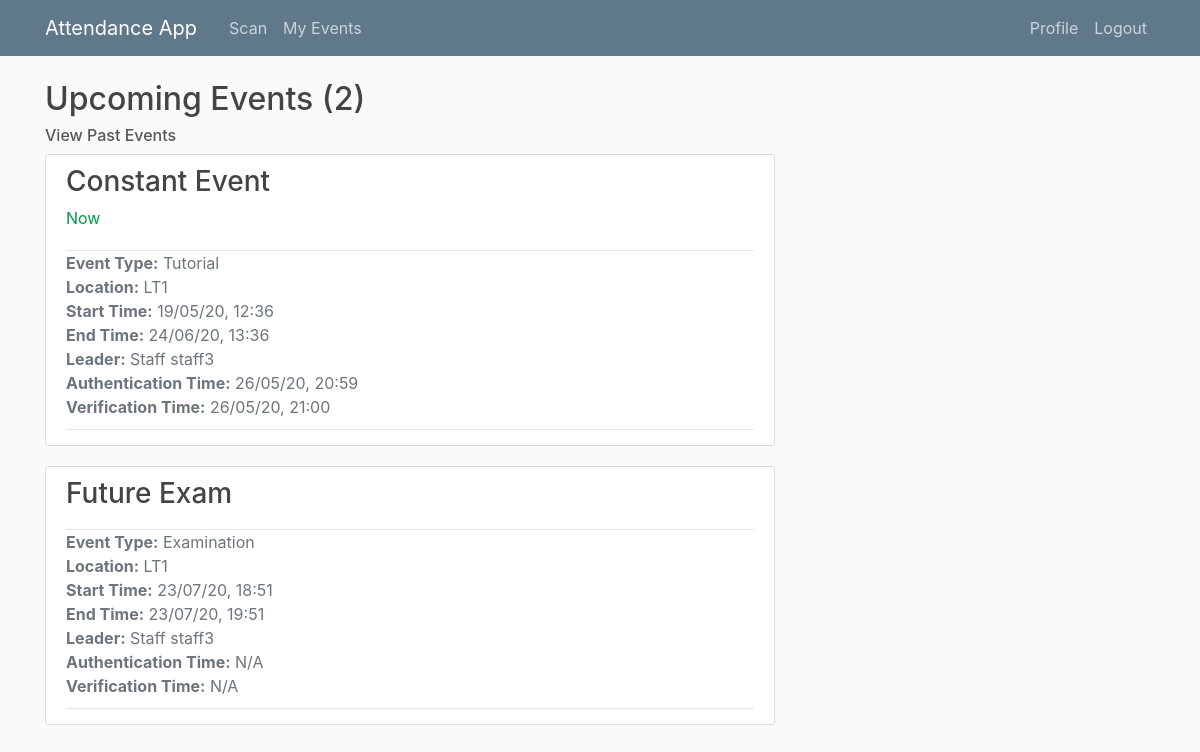
/events/ (signed in), run on the app's committed database.
### main/models.py (models this page shows, shortened)
class Event(models.Model):
    EVENT_TYPES = (
        ('LE', 'Lecture'),
        ('EX', 'Examination'),
        ('TU', 'Tutorial'),
        ('SG', 'Study Group')
    )
    title = models.CharField(max_length = 100)
    event_type = models.CharField(max_length=2, choices=EVENT_TYPES) # Lecture, tutorial, exam or study group
    start_time = models.DateTimeField(default = timezone.now)
    end_time = models.DateTimeField(default = one_hour_ahead)
    location = models.CharField(max_length = 100, null = True)
    leader = models.ForeignKey(Staff, on_delete=models.CASCADE, related_name = 'staff_leader') # Leader must be a staff member
    attendees = models.ManyToManyField(Student, related_name='student_attendees')
    auth_uuid = models.UUIDField(default=uuid.uuid4, editable = False) # Generates authentication hash
    register_taken = models.BooleanField(default = False)
    def happening_now(self):
        if timezone.now() >= self.start_time and timezone.now() < self.end_time:
            return True
        else:
            return False

class Attendance(models.Model):
    student = models.ForeignKey(Student, on_delete=models.CASCADE) # if student is deleted, attendance authentications should be deleted too
    event = models.ForeignKey(Event, on_delete=models.CASCADE) # if event is deleted, attendance authentications should be deleted too
    auth_time = models.DateTimeField(null=True)

class Verification(models.Model):
    event = models.ForeignKey(Event, on_delete=models.CASCADE, related_name='event_to_verify') # if event is deleted, attendance verifications should also be deleted
    student = models.ForeignKey(Student, on_delete=models.CASCADE)
    verification_time = models.DateTimeField(null=True)

### users/models.py (models this page shows, shortened)
class Staff(models.Model):
    user = models.OneToOneField(User,  on_delete=models.CASCADE) # Each Staff object maps to one account and vice versa
    def __str__(self):
        return f'Staff {self.user.username}'
    class Meta:
        verbose_name_plural = 'Staff' # otherwise default in admin page would be 'Staffs'

class Student(models.Model):
    user = models.OneToOneField(User,  on_delete=models.CASCADE) # Each Student object maps to one account and vice versa
    cid = models.AutoField(primary_key=True) # CIDs have 8 digits
    course = models.CharField(max_length=50, null = True)
    year = models.IntegerField(null=True)

### main/views.py (the view)
# urls.py: path('events/', EventListView.as_view(), name='my-events'), # Default = upcoming events
class EventListView(LoginRequiredMixin, ListView):
    model = Event
    template_name = 'main/events.html' # Override the template to search for, default = <app>/<model>_<viewtype>.html (main/event_list.html)
    context_object_name = 'events' # Specify what variable name the objects in the list should be called, so they are looped as they were when using the function based view in the template
    paginate_by = 5 # number of events to display per page
    def get_queryset(self):
        user = self.request.user
        if user.groups.filter(name='Students').exists():
            return Event.objects.filter(attendees=user.student, end_time__gte=timezone.now()).order_by('start_time') # Upcoming events (includes current events) have end time > current time
        elif user.groups.filter(name='Staff').exists():
            return Event.objects.filter(leader=user.staff,end_time__gte=timezone.now()).order_by('start_time')
        elif user.groups.filter(name='Admin').exists(): # Admin users can view all events
            return Event.objects.filter(end_time__gte=timezone.now()).order_by('start_time')

### main/templatetags/event_extras.py (called while the page is built)
@register.filter(name='attendance_authenticated')
def attendance_authenticated(event, user):
    from main.models import Attendance
    return Attendance.objects.filter(event=event, student=user.student).exists()

@register.filter(name='auth_time')
def auth_time(event, user):
    from main.models import Attendance
    attendance = Attendance.objects.get(event=event, student=user.student)
    return attendance.auth_time

@register.filter(name='attendance_verified')
def attendance_verified(event, user):
    from main.models import Verification
    return Verification.objects.filter(event=event, student=user.student).exists()

@register.filter(name='verification_time')
def verification_time(event, user):
    from main.models import Verification
    verification = Verification.objects.get(event=event, student=user.student)
    return verification.verification_time

### users/templatetags/user_extras.py (called while the page is built)
@register.filter(name='has_group')
def has_group(user, group_name):
    return user.groups.filter(name=group_name).exists()

### main/templates/main/events.html (shortened to what this page needs)
{% extends 'main/base.html' %}
{% load user_extras %}
{% load event_extras %}
{% block content %}
    {% block upcoming_or_past %}
        <h2>Upcoming Events ({{ page_obj.paginator.count }})</h2>
        <h6><a class="subtitle" href="{% url 'my-past-events' %}">View Past Events</a></h6>
    {% endblock upcoming_or_past %}
    {% for event in events %}
        <article class="media content-section">
            <div class="media-body">
                <div class="article-header">
                    <h3><a class="article-title" href="{% url 'event-detail' event.id %}">{{ event.title }}</a></h3>
                    {% if event.happening_now %}
                        <div class="article-status">Now</div>
                    {% endif %}
                </div>
                <div class="article-metadata">
                    <ul class="list-unstyled">
                        <li class="text-secondary"><b>Event Type:</b> {{ event.get_event_type_display }}</li>
                        <li class="text-muted"><b>Location:</b> {{ event.location }}</li>
                        <li class="text-muted"><b>Start Time:</b> {{ event.start_time|date:"d/m/y, H:i" }}</li>
                        <li class="text-muted"><b>End Time:</b> {{ event.end_time|date:"d/m/y, H:i" }}</li>
                        <li class="text-muted"><b>Leader:</b> {{ event.leader }}</li>
                        {% block auth_info %}
                        {% if user|has_group:"Students" %}
                        <li class="text-muted">
                            <b>Authentication Time:</b>
                            {% if event|attendance_authenticated:user %}
                                {{ event|auth_time:user|date:"d/m/y, H:i" }}
                            {% else %}
                                N/A
                            {% endif %}
                        </li>
                        <li class="text-muted">
                            {% if event.event_type != "LE" %}
                                <b>Verification Time:</b>
                                {% if event|attendance_verified:user %}
                                    {{ event|verification_time:user|date:"d/m/y, H:i" }}
                                {% else %}
                                    N/A
                                {% endif %}
                            {% endif %}
                        </li>
                    {% endif %}
                        {% endblock auth_info %}
                    </ul>
                </div>
            </div>
        </article>
    {% endfor %}
{% endblock content %}

### main/static/main/main.css (style rules this page uses)
body { background: #fafafa; color: #333333; margin-top: 5rem; }
h1, h2, h3, h4, h5, h6 { color: #444444; }
h2 { font-size: 2rem; }
ul { margin: 0; }
.subtitle { color: #575656; }
.content-section { background: #ffffff; padding: 10px 20px; border: 1px solid #dddddd; border-radius: 3px; margin-bottom: 20px; }
.article-header { padding-bottom: 10px; border-bottom: 1px solid #e3e3e3; }
.article-header .article-title { color: #444444; }
.article-header .article-status { color: #009945; font-size: 1rem; padding-bottom: 10px; }
.article-metadata { padding-bottom: 10px; margin-bottom: 5px; border-bottom: 1px solid #e3e3e3 }

### data on the page
Event: title "Constant Event", shows "Now", event_type "Tutorial", location "LT1", start_time "19/05/20, 12:36", end_time "24/06/20, 13:36", leader "Staff staff3", id.auth_time "26/05/20, 20:59", id.verification_time "26/05/20, 21:00"
Event: title "Future Exam", event_type "Examination", location "LT1", start_time "23/07/20, 18:51", end_time "23/07/20, 19:51", leader "Staff staff3", shows "N/A", shows "Verification Time:"

### other printed values
{{ page_obj.paginator.count }} "2"
